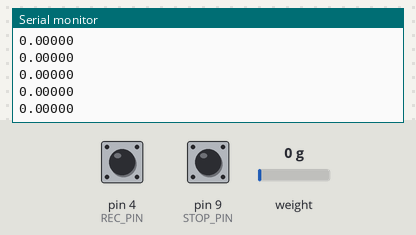
This sketch was run on a simulated Arduino Uno, built with avr-gcc and run on an emulated ATmega328P. On the bench: the last lines printed to the serial monitor. The inputs (shaded band) are chosen by the test bench; at power-on: weight on the scale 0 g, pin 4 (REC_PIN) HIGH, pin 9 (STOP_PIN) HIGH.

Above: at 2.2 s.
2.3 s: weight on the scale set to 100 g
At 2.32 s:
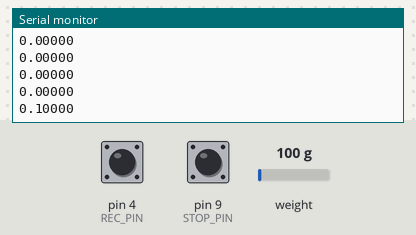
3.8 s: pin 4 (REC_PIN) pulled LOW for 0.15 s
At 5.0 s:
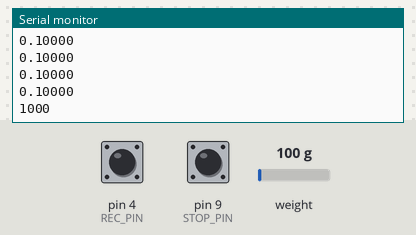
5.4 s: pin 9 (STOP_PIN) pulled LOW for 1 s
At 6.6 s:
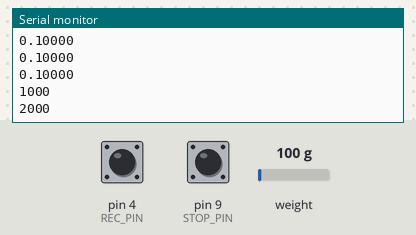
7.9 s: weight on the scale set to 1250 g
At 8.03 s:
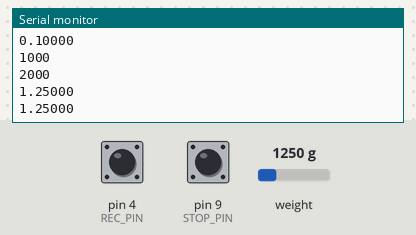
Timing chart, 0 to 10.4 s (numbered marks = the images above; inputs shaded):
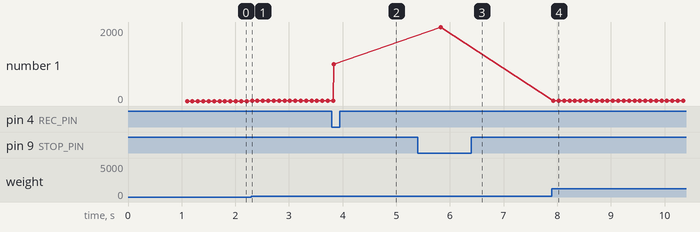

Measured:
- after the input at 2.3 s, the serial monitor: prints a new line at once (image 1)
- after the input at 3.8 s, the serial monitor: prints a new line at once (image 2)
- after the input at 5.4 s, the serial monitor: prints a new line after 0.43 s (image 3)
- after the input at 7.9 s, the serial monitor: prints a new line at once (image 4)
- plotted number 1: 0 → 0.1 after the input at 2.3 s, 0.1 → 1000 after the input at 3.8 s, 1000 → 2000 after the input at 5.4 s, 2000 → 1.25 after the input at 7.9 s

The sketch:

ttf_tx.ino
```cpp
#include "HX711.h"

// Command pins
#define REC_PIN 4 // pressing this button indicates to the Python script that it should record the load cell readings
#define STOP_PIN 9 // pressing this button saves test data as a CSV and stops execution on the Python side.

// Pins for LC-A (used for T-TF)
#define DOUT 3
#define CLK 2

// Pins for LC-B (used for T-SF)
// #define DOUT  7
// #define CLK  6

HX711 scale;

float calibration_factor = -212100;  // for LC-A
// float calibration_factor = 210000; // for LC-B

void setup() {
  Serial.begin(9600);

  // Setup command pins
  pinMode(REC_PIN, INPUT_PULLUP);
  pinMode(STOP_PIN, INPUT_PULLUP);

  // LC setup
  scale.begin(DOUT, CLK);
  scale.set_scale();
  scale.tare();  // reset the scale to 0
  scale.set_gain(128);
}

void loop() {
  scale.set_scale(calibration_factor);

  if (digitalRead(REC_PIN) == LOW && digitalRead(STOP_PIN) == HIGH) { // RECORD
    Serial.println(1000); // this is the 'RECORD' code: load measured will not approach 1000 kg, so this is a code (saves in complexity versus sensing both numerical and string data over serial to Python and parsing it)
    delay(2000);
  } else if (digitalRead(REC_PIN) == HIGH && digitalRead(STOP_PIN) == LOW) { // STOP
    Serial.println(2000); // as above, this is the 'STOP' code
    delay(2000);
  } else {
    Serial.println(scale.get_units(), 5);
  }
}
```
